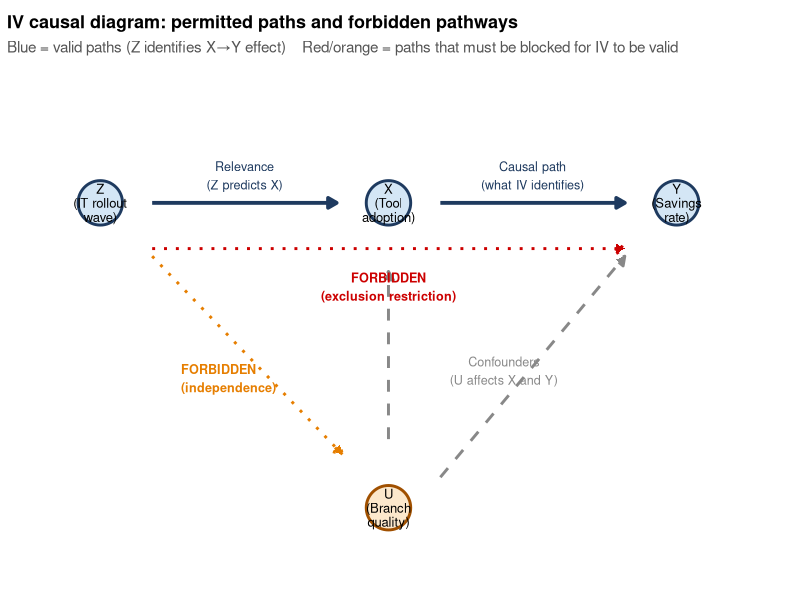

Here is the R script that generated this plot:
## ---- chunk 1
library(tidyverse)
library(AER)
library(broom)
library(ggplot2)
library(patchwork)
set.seed(42)
## ---- chunk 2
library(ggplot2)

# Node positions
nodes <- tibble(
  label = c("Z\n(IT rollout\nwave)", "X\n(Tool\nadoption)", "Y\n(Savings\nrate)", "U\n(Branch\nquality)"),
  x = c(0, 2.5, 5, 2.5),
  y = c(2,   2,  2,   0)
)

arrow_end <- 0.45   # shorten arrow ends to not overlap node circles

ggplot() +
  # --- permitted arrows (blue) ---
  # Z → X  (relevance)
  annotate("segment", x=0.45, xend=2.05, y=2, yend=2,
           arrow=arrow(length=unit(.25,"cm"), type="closed"),
           color="#1e3a5f", linewidth=1.3) +
  # X → Y  (causal effect — what we identify)
  annotate("segment", x=2.95, xend=4.55, y=2, yend=2,
           arrow=arrow(length=unit(.25,"cm"), type="closed"),
           color="#1e3a5f", linewidth=1.3) +
  # U → X  (confound)
  annotate("segment", x=2.5, xend=2.5, y=0.45, yend=1.55,
           arrow=arrow(length=unit(.25,"cm"), type="closed"),
           color="#888888", linewidth=1, linetype="dashed") +
  # U → Y  (confound)
  annotate("segment", x=2.95, xend=4.55, y=0.2, yend=1.65,
           arrow=arrow(length=unit(.25,"cm"), type="closed"),
           color="#888888", linewidth=1, linetype="dashed") +
  # --- FORBIDDEN arrow: Z → Y (dashed red, exclusion violation) ---
  annotate("segment", x=0.45, xend=4.55, y=1.7, yend=1.7,
           arrow=arrow(length=unit(.25,"cm"), type="closed"),
           color="#cc0000", linewidth=1, linetype="dotted") +
  annotate("text", x=2.5, y=1.45, label="FORBIDDEN\n(exclusion restriction)",
           size=3.2, color="#cc0000", fontface="bold") +
  # --- FORBIDDEN link: Z ↔ U (dashed orange, independence violation) ---
  annotate("segment", x=0.45, xend=2.1, y=1.65, yend=0.35,
           arrow=arrow(length=unit(.25,"cm"), type="closed"),
           color="#e67e00", linewidth=1, linetype="dotted") +
  annotate("text", x=0.7, y=0.85, label="FORBIDDEN\n(independence)", hjust=0,
           size=3.2, color="#e67e00", fontface="bold") +
  # --- node circles ---
  geom_point(data=nodes, aes(x=x, y=y), shape=21, size=14,
             fill=c("#d4e6f5","#d4e6f5","#d4e6f5","#fce8cc"),
             color=c("#1e3a5f","#1e3a5f","#1e3a5f","#a05000"),
             stroke=1.5) +
  geom_text(data=nodes, aes(x=x, y=y, label=label), size=3.3, lineheight=0.9) +
  # --- path labels ---
  annotate("text", x=1.25, y=2.18, label="Relevance\n(Z predicts X)",
           size=3.2, color="#1e3a5f") +
  annotate("text", x=3.75, y=2.18, label="Causal path\n(what IV identifies)",
           size=3.2, color="#1e3a5f") +
  annotate("text", x=3.5,  y=0.9,  label="Confounders\n(U affects X and Y)",
           size=3.2, color="#888888") +
  xlim(-0.5, 5.7) + ylim(-0.4, 2.8) +
  labs(
    title    = "IV causal diagram: permitted paths and forbidden pathways",
    subtitle = "Blue = valid paths (Z identifies X→Y effect)    Red/orange = paths that must be blocked for IV to be valid"
  ) +
  theme_void(base_size = 12) +
  theme(plot.title    = element_text(size=13, face="bold"),
        plot.subtitle = element_text(size=11, color="#555555"),
        plot.margin   = margin(5, 5, 5, 5))
## ---- chunk 3
n_branches <- 200
n_years    <- 6

branch_quality <- rnorm(n_branches, 0, 5)   # unobserved branch engagement quality
# Wave 1 vs. Wave 2 (1 = early rollout, 0 = later rollout) — as-good-as-random
wave1          <- rbinom(n_branches, 1, 0.5)

df_panel <- expand_grid(branch = 1:n_branches, year = 1:n_years) |>
  mutate(
    bq       = branch_quality[branch],
    wave     = wave1[branch],
    # High-quality branches AND Wave 1 branches adopt the tool more
    p_adopt  = plogis(-0.5 + 0.4 * (bq / sd(branch_quality)) + 0.8 * wave +
                        rnorm(n(), 0, 0.3)),
    adopted  = rbinom(n(), 1, p_adopt),
    # True causal effect of tool adoption = 4 pp savings gain; quality also helps
    savings  = 50 + 4 * adopted + 2.5 * bq + rnorm(n(), 0, 4),
    branch   = factor(branch),
    year     = factor(year)
  )
## ---- chunk 4
m_first <- lm(adopted ~ wave, data = df_panel)
f_stat  <- summary(m_first)$fstatistic[1]
cat("First-stage F-statistic:", round(f_stat, 1), "\n")
cat("(Rule of thumb: F > 10 indicates a relevant instrument)\n")
## ---- chunk 5
# Naive OLS: inflated by branch engagement confound
m_ols <- lm(savings ~ adopted, data = df_panel)

# IV via Two-Stage Least Squares: uses only wave-driven variation in adoption
m_iv  <- ivreg(savings ~ adopted | wave, data = df_panel)

bind_rows(
  tidy(m_ols) |> filter(term == "adopted") |>
    mutate(model = "OLS (confounded — true = 4)"),
  tidy(m_iv)  |> filter(term == "adopted") |>
    mutate(model = "IV / TSLS (consistent under exclusion restriction)")
) |>
  select(model, estimate, std.error, p.value) |>
  knitr::kable(digits = 3,
    caption = "Panel IV: effect of tool adoption on savings rate (true effect = 4). OLS is biased upward by branch quality; IV is consistent but with larger SE.")
## ---- chunk 6
# Manual TSLS to show the mechanics
# Stage 1: predict tool adoption from rollout wave
stage1    <- lm(adopted ~ wave, data = df_panel)
df_panel  <- df_panel |> mutate(adopted_hat = fitted(stage1))

# Stage 2: regress savings on predicted adoption
stage2    <- lm(savings ~ adopted_hat, data = df_panel)

cat("Manual TSLS (Stage 2 coefficient on adopted_hat):",
    round(coef(stage2)["adopted_hat"], 3), "\n")
cat("ivreg() coefficient (should match):",
    round(coef(m_iv)["adopted"], 3), "\n")
## ---- chunk 7
# Panel FE-IV: year fixed effects as controls; rollout wave as instrument
m_fe_iv <- ivreg(savings ~ adopted + year | wave + year, data = df_panel)
cat("FE-IV estimate (adopted):", round(coef(m_fe_iv)["adopted"], 3), "\n")
## ---- chunk 8
n <- 160
Z <- rep(c(0, 1), each = 80)  # random assignment to encouragement

# One-sided noncompliance: encouraged participants use tool at 70%
D <- ifelse(Z == 1, rbinom(80, 1, 0.70), 0)

# True effect of using the tool = +10 pp savings improvement
# Self-selected tool users (always-takers) are more financially motivated — biases as-treated
savings_rate <- 40 + 10 * D + rnorm(n, 0, 8)
df_exp       <- tibble(Z = factor(Z), D = factor(D), savings_rate, id = 1:n)

# Three estimators
m_itt  <- lm(savings_rate ~ Z, data = df_exp)         # ITT: effect of assignment
m_at   <- lm(savings_rate ~ D, data = df_exp)         # As-treated: biased by selection
m_late <- ivreg(savings_rate ~ D | Z, data = df_exp)  # LATE: IV estimate

bind_rows(
  tidy(m_itt)  |> filter(term == "Z1") |>
    mutate(model = "ITT — effect of assignment (diluted, unbiased)"),
  tidy(m_at)   |> filter(term == "D1") |>
    mutate(model = "As-treated — biased by self-selection"),
  tidy(m_late) |> filter(term == "D1") |>
    mutate(model = "IV / LATE — consistent estimate for compliers")
) |>
  select(model, estimate, std.error, p.value) |>
  knitr::kable(digits = 3,
    caption = "Encouragement design: three estimators (true tool effect = +10). ITT is diluted; as-treated overstates due to self-selection; LATE is consistent but individual samples can deviate from truth.")
## ---- chunk 9
# Manual Wald estimator: confirms IV equals ITT / compliance rate
itt_effect <- mean(savings_rate[Z == 1]) - mean(savings_rate[Z == 0])
compliance <- mean(D[Z == 1] == 1) - mean(D[Z == 0] == 1)
wald_late  <- itt_effect / compliance

cat("ITT (numerator)         :", round(itt_effect, 3), "\n")
cat("Compliance (denominator):", round(compliance, 3), "\n")
cat("Wald LATE               :", round(wald_late, 3), "\n")
cat("ivreg() LATE            :", round(coef(m_late)["D1"], 3), "\n")
